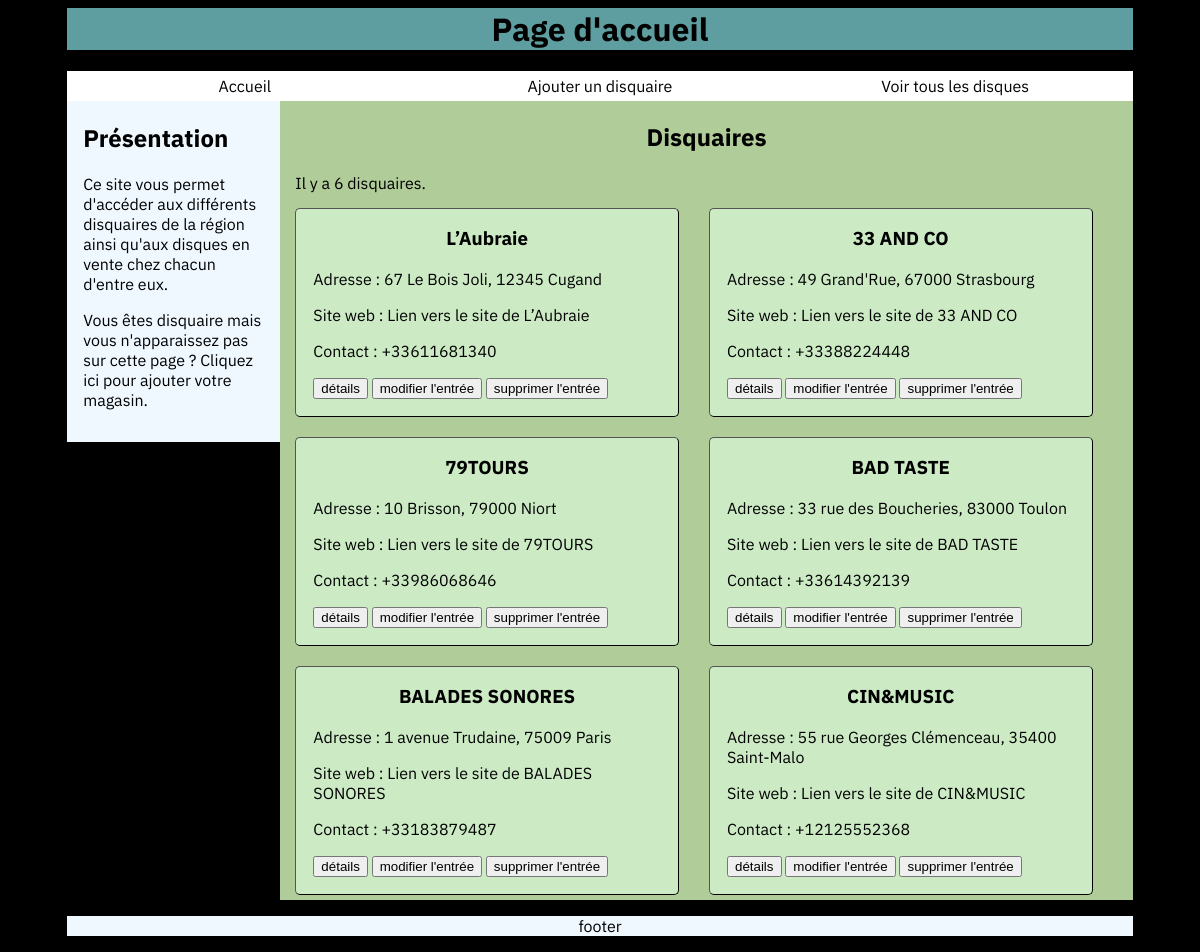
Screenshot of /disque/main/ with the database file from the repository.
### disque/models.py (models this page shows, shortened)
class Disquaire(models.Model):
    nom = models.CharField(max_length=100)
    ville = models.CharField(max_length=100)
    cp = models.IntegerField(blank=False)
    nom_rue = models.CharField(max_length=100)
    num_rue = models.IntegerField(blank=False)
    num_tel = PhoneNumberField(blank=True)
    site = models.URLField(blank=True)

### disque/views.py (the view)
# urls.py: path('main/', views.main),
def main(resquest):
    liste = models.Disquaire.objects.all()
    return render(resquest, 'disque/main.html', {"liste" : liste})

### disque/templates/disque/main.html (shortened to what this page needs)
<!DOCTYPE html>
<html lang="fr">
<head>
    {% load static %}
    <link rel="stylesheet" href="{%static 'disque/index.css' %}">
</head>
<body>
    <div class="main">
        {% block main %}
        <h1>{% block h1 %}Page d'accueil{% endblock %}</h1>
            <nav>
                <a href="/disque/main"> Accueil</a>
                <a href="/disque/ajoutdisquaire"> Ajouter un disquaire</a>
                <a href="/disque/disques">Voir tous les disques</a>
            </nav>
        <aside id="sidebar">
            {% block sidebar %}
            <h2>{% block h2 %} Présentation {% endblock %}</h2>
            <p>Ce site vous permet d'accéder aux différents disquaires de la région ainsi qu'aux disques en vente chez chacun d'entre eux.</p>
            <p>Vous êtes disquaire mais vous n'apparaissez pas sur cette page ? Cliquez <a href="/disque/ajoutdisquaire">ici</a> pour ajouter votre magasin.</p>
            {% endblock %}
        </aside>
        <section id="section">
            {% block section %}
            {% block h22 %} <h2>Disquaires</h2> {% endblock %}
            {% if liste|length == 0 %}
                <p>Il n'y a pas de disquaire pour le moment. Pour en ajouter un cliquez <a href="/disque/ajoutdisquaire/">ici</a>.</p>
                {% else %}
                {% if liste|length == 1 %}
                    <p>Il n'y a qu'un disquaire pour le moment :</p>
                    {% for disquaire in liste %}
                    <article class="disquaires">
                        <h3>{{disquaire.nom}}</h3>
                        <p>Adresse : {{disquaire.num_rue}} rue de {{disquaire.nom_rue}}, {{disquaire.cp}} {{disquaire.ville}}</p>
                        <p>Contact : <a href="tel:{{disquaire.num_tel}}">{{disquaire.num_tel}}</a></p>
                        <button><a href="/disque/affichedisquaire/{{disquaire.id}}/">détails</a></button>
                        <button><a href="/disque/updatedisquaire/{{disquaire.id}}/">modifier l'entrée</a></button>
                        <button><a href="/disque/deletedisquaire/{{disquaire.id}}">supprimer l'entrée</a></button>
                    </article>
                <p>Pour en ajouter d'autres cliquez <a href="/disque/ajoutdisquaire/">ici</a>.</p>
                {% endfor %}
                {% else %}
                    <p>Il y a {{ liste|length }} disquaires.</p>
                    {% for disquaire in liste %}
                    {% block art %}
                    <article class="disquaires">
                    {% block content %}
                    <h3>{{disquaire.nom}}</h3>
                        <p>Adresse : {{disquaire.num_rue}} {{disquaire.nom_rue}}, {{disquaire.cp}} {{disquaire.ville}}</p>
                        <p>Site web : <a href="{{disquaire.site}}">Lien vers le site de {{disquaire.nom}}</a> </p>
                        <p>Contact : <a href="tel:{{disquaire.num_tel}}">{{disquaire.num_tel}}</a></p>
                            <div class="boutons">
                                <a href="/disque/affichedisquaire/{{disquaire.id}}/"><button>détails</button></a>
                                <a href="/disque/updatedisquaire/{{disquaire.id}}/"><button>modifier l'entrée</button></a>
                                <a href="/disque/deletedisquaire/{{disquaire.id}}"><button>supprimer l'entrée</button></a>
                            </div>
                    </article>
                        {% endblock %}
                {% endblock %}
                {% endfor %}
                {% endif %}
                {% endif %}
                {% endblock %}
        </section>
        {% endblock %}
        <footer><p>footer</p></footer>
        </div>
</body>
</html>

### disque/static/disque/index.css (style rules this page uses)
html { font-family: 'IBM Plex Sans', sans-serif; background-color: black; }
.main { background-color: none; width: 70%; margin: auto; }
nav { display: table; width : 100%; padding: 0px; }
nav > a { display: table-cell; width : 25%; text-align: center; border: 8px; margin: auto; padding: 5px; background-color : none; }
h1 { text-align: center; margin-top: auto; background-color: cadetblue; }
section { width: 80%; display: table; box-sizing: border-box; background-color: #B0CC99; }
section > article { display: inline-block; width: 45%; box-sizing: border-box; padding: 2%; margin:15px; margin-bottom: 5px; border: 1px outset black; border-radius: 5px; }
a:link, a:visited, a:active, a:hover { text-decoration: none; color:black; }
nav > a:link { background-color:white; color: black; }
aside { float: left; width: 20%; background-color: aliceblue; box-sizing: border-box; vertical-align: text-top; padding: 1.5%; text-align: start; }
h2 { margin-top: 5px; }
footer { text-align: center; background-color: aliceblue; margin: auto; }
@media screen and (max-width : 1200px) { .main { width: 90%; } }
section > p { margin-left: 15px; margin-bottom:0px; * }
h3 { text-align:center; margin-top:auto; }
section > h2 { width: 100%; margin-top: 20px; text-align: center; }
section > .disquaires { background-color: rgb(204, 235, 197); }

### rows the page displays
Disquaire: nom "L’Aubraie", num_rue "67", nom_rue "Le Bois Joli", cp "12345", ville "Cugand", num_tel "+33611681340"
Disquaire: nom "33 AND CO", num_rue "49", nom_rue "Grand'Rue", cp "67000", ville "Strasbourg", num_tel "+33388224448"
Disquaire: nom "79TOURS", num_rue "10", nom_rue "Brisson", cp "79000", ville "Niort", num_tel "+33986068646"
Disquaire: nom "BAD TASTE", num_rue "33", nom_rue "rue des Boucheries", cp "83000", ville "Toulon", num_tel "+33614392139"
Disquaire: nom "BALADES SONORES", num_rue "1", nom_rue "avenue Trudaine", cp "75009", ville "Paris", num_tel "+33183879487"
Disquaire: nom "CIN&MUSIC", num_rue "55", nom_rue "rue Georges Clémenceau", cp "35400", ville "Saint-Malo", num_tel "+12125552368"

### other values shown
{{ liste|length }} "6"
